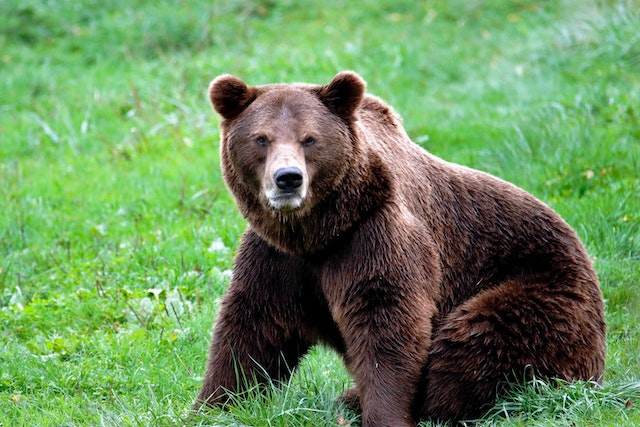
#> input picture Photos/bear.jpg, 640 x 427 px, found by its file name
$ python edge_detection.py
#> lines starting #> are read from the running program, lines starting #| are printed output that depends on the picture; after the words box and inside, x2 and y2 are one past the last pixel; in counts of white or black regions, pixels touching at a corner belong together
import cv2
import numpy as np


img = cv2.imread('Photos/bear.jpg')
#> img is the input picture: shape (427, 640, 3); mean B, G, R 91.8, 141.6, 106.1

img_edge = cv2.Canny(img, 100, 200)
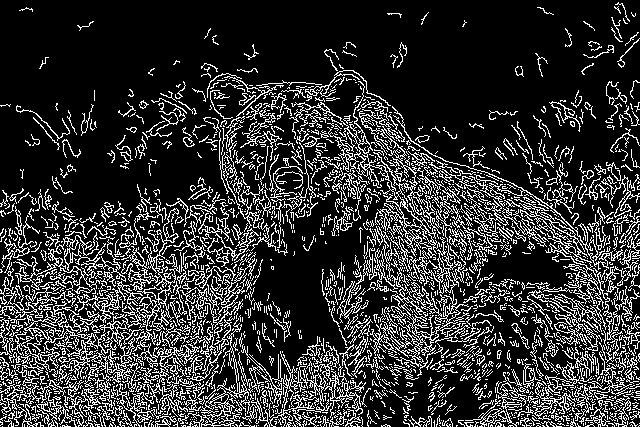
#> img_edge: shape (427, 640); 19.7% white in thin lines or dots

img_edge_d = cv2.dilate(img_edge, np.ones((3, 3), dtype=np.int8))
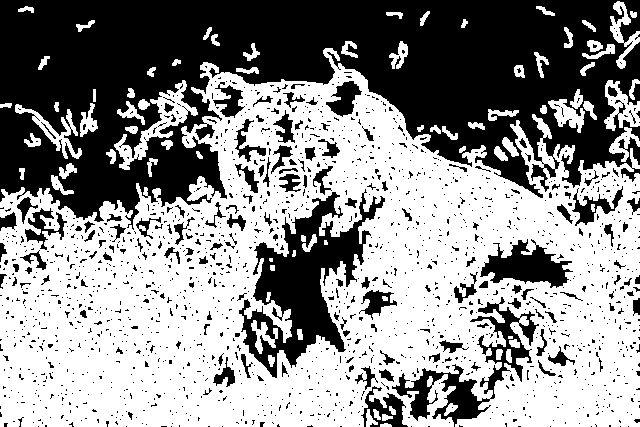
#> img_edge_d: shape (427, 640); 56.3% white; 1662 black regions (1521 under 20 px), largest, box (x1, y1, x2, y2) and area: (0, 0, 640, 230) 84707, (239, 189, 385, 378) 10118, (392, 297, 539, 427) 4240

img_edge_e = cv2.erode(img_edge_d, np.ones((3, 3), dtype=np.int8))
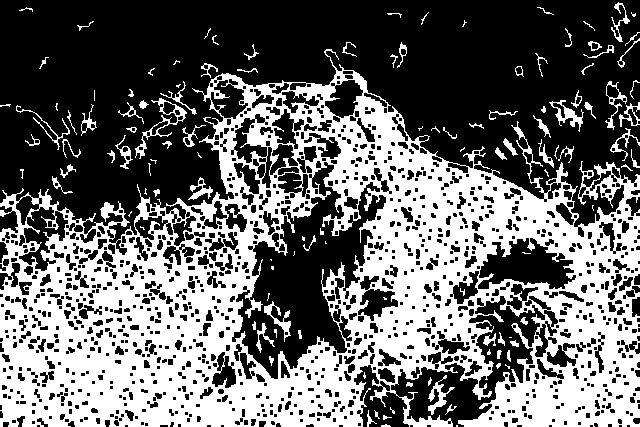
#> img_edge_e: shape (427, 640); 41.2% white; 121 white regions (42 under 20 px), largest, box (x1, y1, x2, y2) and area: (0, 49, 640, 427) 106006, (135, 98, 187, 159) 460, (549, 100, 584, 132) 330

cv2.imshow('img', img)
cv2.imshow('img_edge', img_edge)
cv2.imshow('img_edge_d', img_edge_d)
cv2.imshow('img_edge_e', img_edge_e)
cv2.waitKey(0)

$ run again, with Photos/handwritten.png saved as Photos/bear.jpg
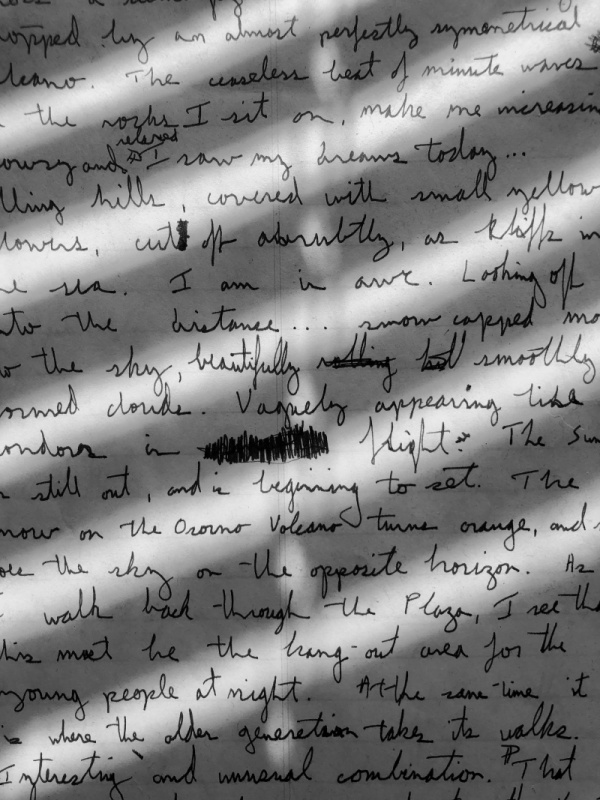
#> input picture Photos/handwritten.png, 600 x 800 px, found by its file name
#> img is the input picture: shape (800, 600, 3); min 0, max 244, mean 129.6
#> `img_edge = cv2.Canny(img, 100, 200)`:
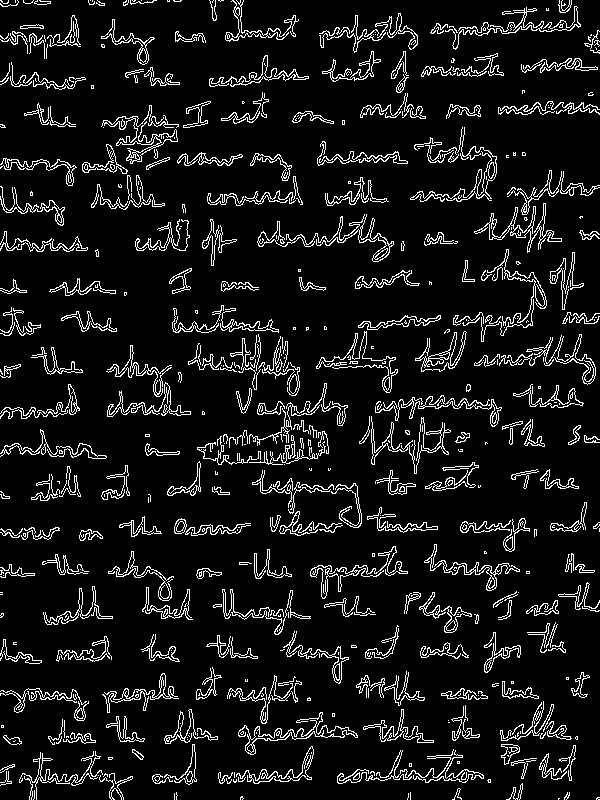
#> img_edge: shape (800, 600); 8.9% white in thin lines or dots
#> img_edge_d: shape (800, 600); 25% white; 210 white regions (3 under 20 px), largest, box (x1, y1, x2, y2) and area: (196, 382, 349, 466) 4179, (358, 394, 503, 475) 3385, (226, 674, 359, 756) 2909
#> `img_edge_e = cv2.erode(img_edge_d, np.ones((3, 3), dtype=np.int8))`:
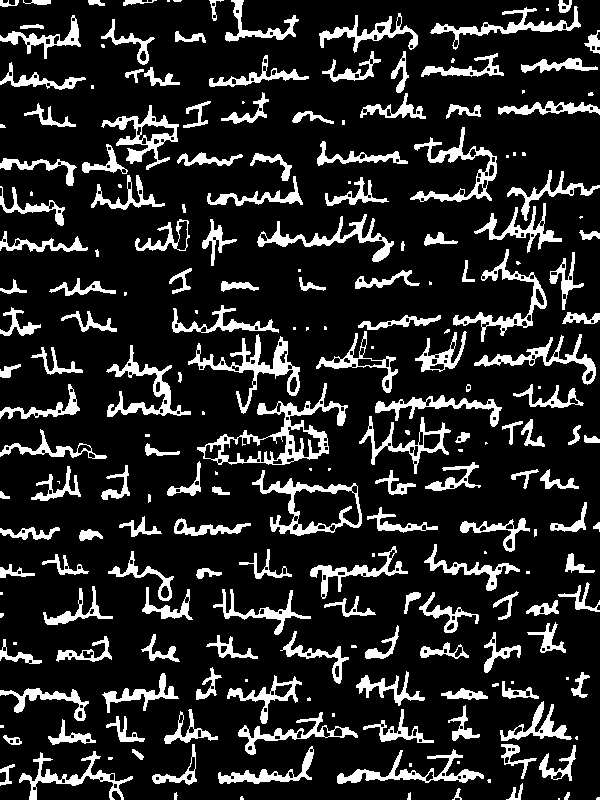
#> img_edge_e: shape (800, 600); 15.5% white; 221 white regions (58 under 20 px), largest, box (x1, y1, x2, y2) and area: (197, 383, 348, 465) 2531, (188, 334, 300, 414) 1787, (252, 470, 362, 536) 1620
